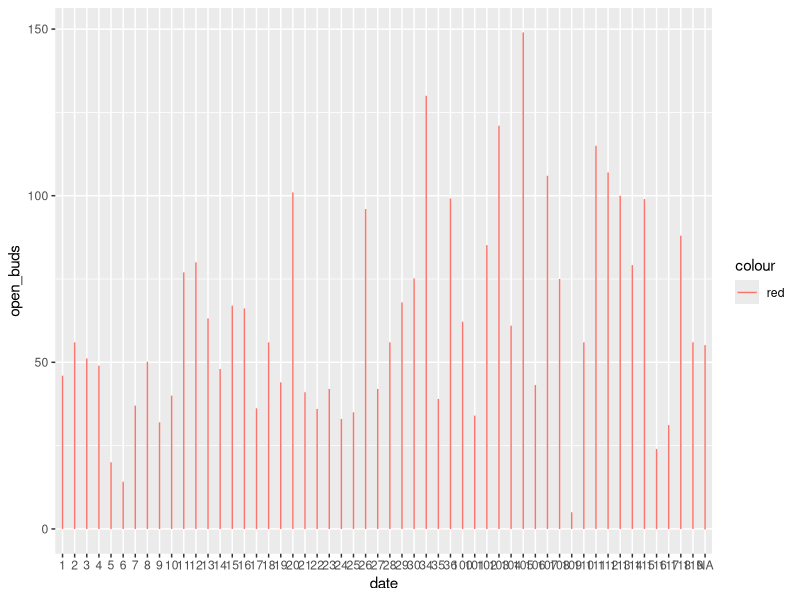

Recreate this plot in R. (Note: this script raises an error after producing the figure.)
library(ggplot2)
library(readr)

#load in data frame, with max_buds, and open_buds as integer, treatment as factor(1 = 0°, 2= 6°, 3 = 12°, 4,5 to be defined), tree_id as factor (1:36, 100:119)
data_exped2_factorized2 <- read_delim("data_exped2_factorized2.csv",";", escape_double = FALSE, col_types = cols(max_buds = col_integer(),open_buds = col_integer(), treatment = col_factor(levels = c("1","2", "3", "4", "5")), tree_id = col_factor(levels = c("1","2", "3", "4", "5", "6", "7","8", "9", "10", "11", "12", "13","14", "15", "16", "17", "18","19", "20", "21", "22", "23","24", "25", "26", "27", "28","29", "30","34", "35", "36", "100", "101","102", "103", "104", "105", "106","107", "108", "109", "110", "111","112", "113", "114", "115", "116","117", "118", "119"))), trim_ws = TRUE)

# Set 9999 to be NA value
df <- data_exped2_factorized2
df[df == "9999"] <- NA

# transform df$date (character) in a dateformat
as.Date(df$date, "%d.%m.%Y")
str(df)

ggplot(data= df, aes(x = date , y = open_buds))+
  geom_line(aes(df$tree_id, color = "red"))
par(c(1,1,1,1))

plot(df$open_buds ~ df$date) 

